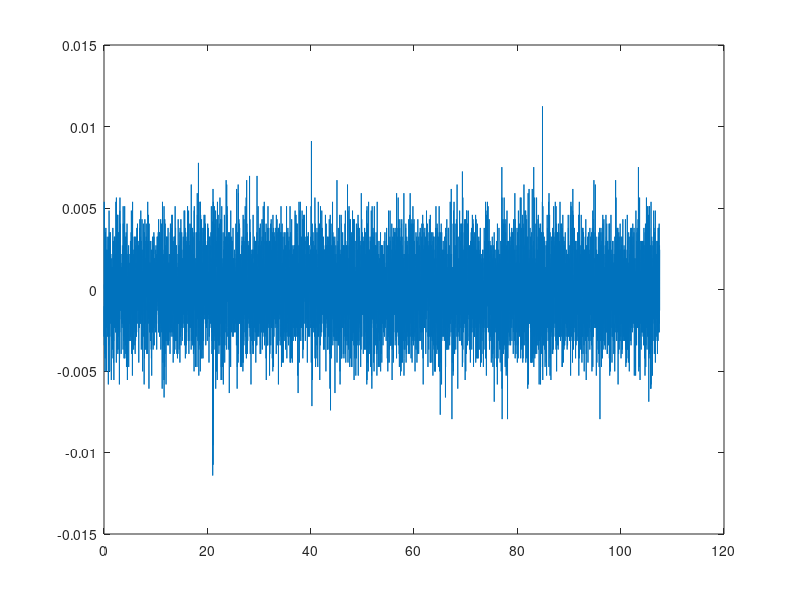

Reproduce this figure in MATLAB.

clc 
clear all
load('noiseData.mat');
n=10755;

for i = 1:10755
    tid(i) = 0.01 * i;
end
plot(tid,data-mean(data))

temp=0;
for i = 1:10755
    temp = temp + (data(i)-mean(data))^2;
end
var=1/(n-1)*temp